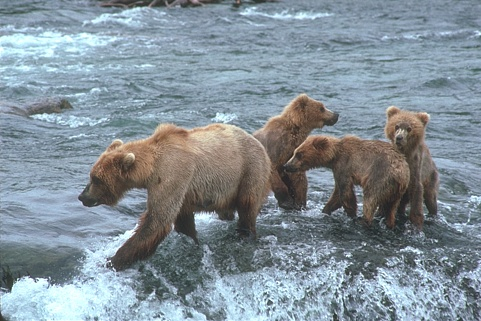
%> input picture ch3_level_set/MatlabCode/bears.jpg, 481 x 321 px
$ octave LevelSetSegmentationCmpCore.m   (GNU Octave 9; MATLAB toolbox functions it lacks are replaced by stand-ins)
%> lines starting %> are read from the running program, lines starting %| are printed output that depends on the picture; in (x1, y1, x2, y2) boxes, pixels count from 0 and x2, y2 are one past the last pixel; in counts of white or black regions, pixels touching at a corner belong together; the program's own positions count from 1
### ch3_level_set/MatlabCode/GetImgAndInitialLSF.m


function [inputIm initialLSF] = GetImgAndInitialLSF( imgID , initContourSelectInd );
%> called with imgID = 1, initContourSelectInd = 1

    %inputIm = imread(['data/' num2str(imgID) '.bmp']);
    inputIm = imread('bears.jpg');
%> inputIm is the input picture: size 321x481x3 uint8; mean R, G, B 131.3, 144.1, 152.6
    inputIm = double(inputIm(:,:,1));
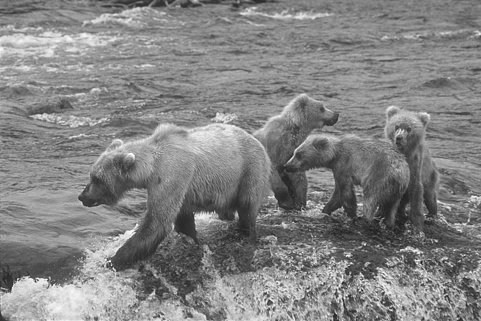
%> inputIm: size 321x481 double; min 23, max 255, mean 131.3

    rho     = 2;
    switch imgID
        case 1
            initialLSF = ones(size(inputIm)).*rho;
            % initialLSF(20:70,20:100) = -rho;
            [u,v] = size(inputIm);
%> u = 321; v = 481
            initialLSF(0.1*u:0.9*u,0.1*v:0.9*v) = -rho;
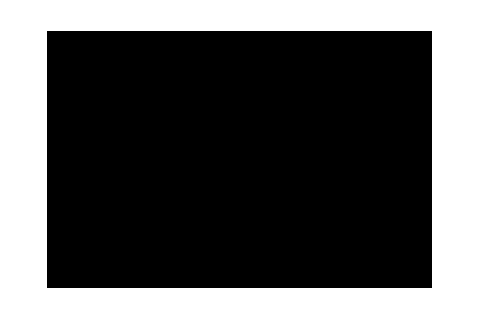
%> initialLSF: size 321x481 double; values -2 (black) and 2 (white), 35.9% white; 1 white region, box (x1, y1, x2, y2) and area: (0, 0, 481, 321) 55456
    end

end

### ch3_level_set/MatlabCode/LevelSetSegmentationCmpCore.m

close all;
clear all;
clc;

methodNameList          = {'CV','LBF','CK','LLC','GO'};
methodeNameList = 'LBF';
for imgID = 1

    [inputIm, initialLSF] = GetImgAndInitialLSF( imgID , 1 );

    for methodInd = 1:5

        close all;
        switch methodNameList{1,methodInd}
            case 'CV'
%> (the run ends here)
